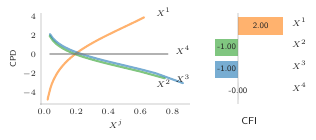

Write Python code to recreate this figure.
# %%
# libs
# ^^^^^^

# Note: add path so it also works for interactive run in vscode...
import sys  # nopep8
sys.path.insert(0, "../../")  # nopep8
import numpy as np
from kernelbiome.helpers_analysis import (get_cfi, get_cpd, plot_cpd, plot_cfi)
import matplotlib.pyplot as plt
import matplotlib.colors as mcolors
from matplotlib import rc
rc('font', **{'size': 6})  # 'family': 'tex-gyre-termes',
rc('text', usetex=True)
rc('text.latex', preamble=r'\usepackage{amsfonts,amssymb,amsthm,amsmath}')

# %%
# helper functions
# ^^^^^^


def true_fun(X):
    beta = np.array([2, -1, -1, 0])
    return np.log(X).dot(beta)


def d_true_fun(X):
    beta = np.array([2, -1, -1, 0])
    return 1/X * beta

# %%
# simulate data
# ^^^^^^


rng = np.random.default_rng(42)
n = 50
p = 4
X = np.exp(rng.normal(0, 1, (n, p)))
X /= X.sum(axis=1)[:, None]

# %%
# make plots
# ^^^^^^

# print(list(mcolors.TABLEAU_COLORS.keys()))
# 'tab:blue', 'tab:orange', 'tab:green', 'tab:red', 'tab:purple',
# 'tab:brown', 'tab:pink', 'tab:gray', 'tab:olive', 'tab:cyan'
ccodes = mcolors.TABLEAU_COLORS
# cnames = list(mcolors.TABLEAU_COLORS.keys())
# ccodes = mcolors.TABLEAU_COLORS
colors = ['tab:orange', 'tab:green', 'tab:blue', 'tab:gray']
colors_all = [ccodes[c] for c in colors]

cfi_vals = get_cfi(X, d_true_fun(X))
cpd_vals = get_cpd(X, X, true_fun)

plt.style.use("seaborn-white")
fig, axs = plt.subplots(1, 2, gridspec_kw={'width_ratios': [2, 1]})
plot_cpd(X, cpd_vals, labels=[
         f'$X^{jj+1}$' for jj in range(X.shape[1])], colors=colors_all, axs=axs[0])
axs[0].annotate(r'$X^1$', (0.7, 4))
axs[0].annotate(r'$X^4$', (0.82, 0))
axs[0].annotate(r'$X^3$', (0.82, -3))
axs[0].annotate(r'$X^2$', (0.7, -3.5))
plot_cfi(cfi_vals, fmt='%.2f', labels=[f'$X^{jj+1}$' for jj in range(
    X.shape[1])], colors=colors_all, axs=axs[1], ascending=False)
fig.set_size_inches(3.17, 1.2)
fig.savefig("log_contrast_example.pdf", bbox_inches='tight')

# %%
